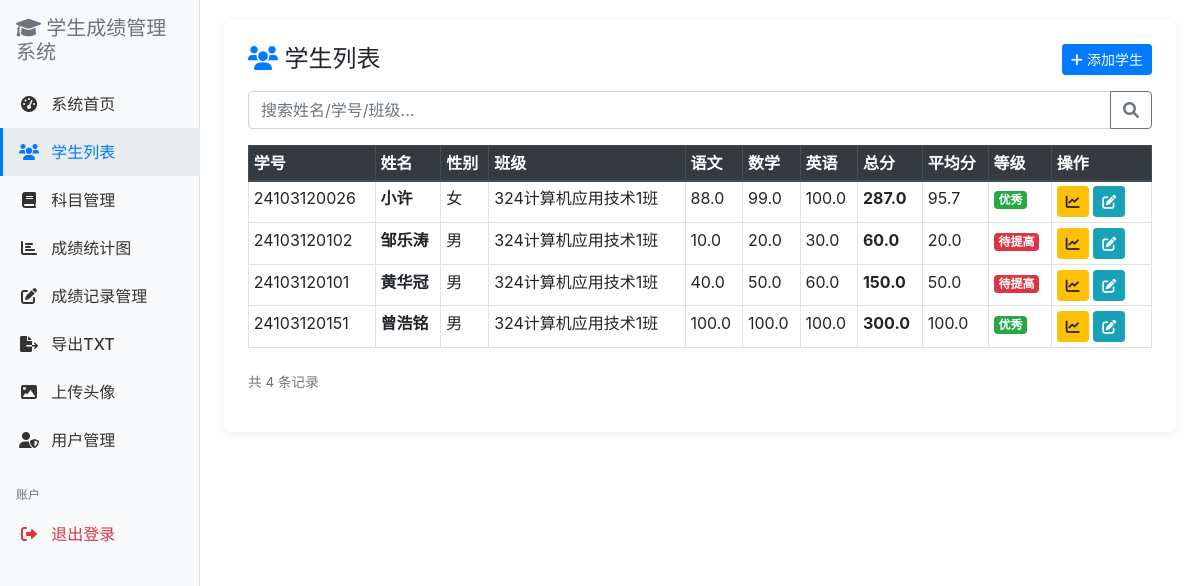
Page /admin.php?action=student_list (signed in) on the committed database.
### tables this page shows
CREATE TABLE `student` (
  `id` int(11) NOT NULL,
  `student_id` varchar(20) NOT NULL COMMENT '学号',
  `name` varchar(50) NOT NULL COMMENT '姓名',
  `gender` enum('男','女') DEFAULT '男' COMMENT '性别',
  `class` varchar(50) DEFAULT NULL COMMENT '班级',
  `chinese` decimal(5,1) DEFAULT '0.0' COMMENT '语文',
  `math` decimal(5,1) DEFAULT '0.0' COMMENT '数学',
  `english` decimal(5,1) DEFAULT '0.0' COMMENT '英语',
  `total` decimal(6,1) DEFAULT '0.0' COMMENT '总分',
  `average` decimal(5,1) DEFAULT '0.0' COMMENT '平均分',
  `level` varchar(20) DEFAULT '待提高' COMMENT '等级',
  `avatar` varchar(255) DEFAULT NULL,
  `password` varchar(255) DEFAULT NULL COMMENT '登录密码（哈希）'
);

### student_list_content.php (the view, shortened to what this page needs)
<?php
$search = trim($_GET['q'] ?? '');
$where  = $search
    ? "WHERE name LIKE '%" . $conn->real_escape_string($search) . "%'
        OR student_id LIKE '%" . $conn->real_escape_string($search) . "%'
        OR class LIKE '%" . $conn->real_escape_string($search) . "%'"
    : "";
$sql        = "SELECT * FROM student $where ORDER BY id DESC";
$res        = $conn->query($sql);
$totalCount = $res ? $res->num_rows : 0;
$allRows = [];
if ($res) {
    while ($row = $res->fetch_assoc()) {
        $allRows[] = $row;
    }
}
?>
<div class="page-card">
  <div class="d-flex justify-content-between align-items-center mb-3">
    <h4 class="mb-0"><i class="fas fa-users text-primary"></i> 学生列表</h4>
    <a href="admin.php?action=add_student" class="btn btn-primary btn-sm">
      <i class="fas fa-plus"></i> 添加学生
    </a>
  </div>
  <form method="get" class="mb-3">
    <div class="input-group">
      <input type="text" name="q" class="form-control" placeholder="搜索姓名/学号/班级..."
             value="<?php echo htmlspecialchars($search); ?>">
      <div class="input-group-append">
        <button class="btn btn-outline-secondary" type="submit"><i class="fas fa-search"></i></button>
      </div>
    </div>
  </form>
  <?php if (count($allRows) > 0): ?>
  <div class="table-responsive">
    <table class="table table-bordered table-hover table-sm">
      <thead class="thead-dark">
        <tr>
          <th>学号</th>
          <th>姓名</th>
          <th>性别</th>
          <th>班级</th>
          <th>语文</th>
          <th>数学</th>
          <th>英语</th>
          <th>总分</th>
          <th>平均分</th>
          <th>等级</th>
          <th style="width:100px;">操作</th>
        </tr>
      </thead>
      <tbody>
      <?php foreach ($allRows as $row):
        $levelMap   = ['优秀'=>'success','良好'=>'primary','及格'=>'warning','待提高'=>'danger'];
        $levelClass = $levelMap[$row['level']] ?? 'secondary';
      ?>
        <tr>
          <td><?php echo htmlspecialchars($row['student_id']); ?></td>
          <td><strong><?php echo htmlspecialchars($row['name']); ?></strong></td>
          <td><?php echo htmlspecialchars($row['gender']); ?></td>
          <td><?php echo htmlspecialchars($row['class']); ?></td>
          <td><?php echo htmlspecialchars($row['chinese']); ?></td>
          <td><?php echo htmlspecialchars($row['math']); ?></td>
          <td><?php echo htmlspecialchars($row['english']); ?></td>
          <td><strong><?php echo htmlspecialchars($row['total']); ?></strong></td>
          <td><?php echo htmlspecialchars($row['average']); ?></td>
          <td>
            <span class="badge badge-<?php echo $levelClass; ?>">
              <?php echo htmlspecialchars($row['level']); ?>
            </span>
          </td>
          <td>
            <a href="admin.php?action=edit_score&sid=<?php echo $row['id']; ?>"
               class="btn btn-warning btn-sm" title="修改成绩">
              <i class="fas fa-chart-line"></i>
            </a>
            <button class="btn btn-info btn-sm" data-toggle="modal"
                    data-target="#editModal<?php echo $row['id']; ?>">
              <i class="fas fa-edit"></i>
            </button>
          </td>
        </tr>
      <?php endforeach; ?>
      </tbody>
    </table>
  </div>
  <p class="text-muted mt-2" style="font-size:0.85rem;">共 <?php echo $totalCount; ?> 条记录</p>
  <?php endif; ?>
</div>

### admin.php (style rules this page uses)
.page-card { background: #fff; padding: 24px; border-radius: 8px; box-shadow: 0 2px 8px rgba(0,0,0,.08); }

### rows in the picture
student: student "24103120026", name "小许", gender "女", class "324计算机应用技术1班", chinese "88.0", math "99.0", english "100.0", total "287.0", average "95.7", level "优秀"
student: student "24103120102", name "邹乐涛", gender "男", class "324计算机应用技术1班", chinese "10.0", math "20.0", english "30.0", total "60.0", average "20.0", level "待提高"
student: student "24103120101", name "黄华冠", gender "男", class "324计算机应用技术1班", chinese "40.0", math "50.0", english "60.0", total "150.0", average "50.0", level "待提高"
student: student "24103120151", name "曾浩铭", gender "男", class "324计算机应用技术1班", chinese "100.0", math "100.0", english "100.0", total "300.0", average "100.0", level "优秀"

### other values in the picture
$totalCount "4"
